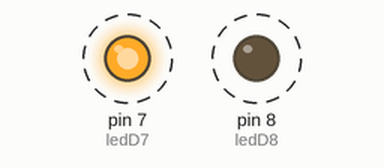
Simulated run of this sketch. Board: Arduino Uno, built with avr-gcc and run on an emulated ATmega328P. Parts: output pins drawn as LEDs (lit = HIGH). Dashed ring = blinking.

Above: at 0.5 s.
Timing chart, 0 to 4.6 s (numbered marks = the images above):
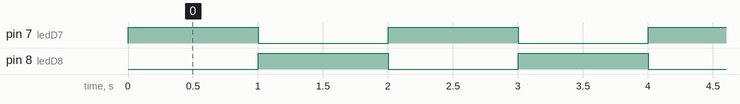

The sketch:

red_blue.ino
```cpp
const int ledD7 = 7;
const int ledD8 = 8;
const unsigned long intervalMs = 1000;

void setup() {
	pinMode(ledD7, OUTPUT);
	pinMode(ledD8, OUTPUT);
}

void loop() {
	digitalWrite(ledD7, HIGH);
	digitalWrite(ledD8, LOW);
	delay(intervalMs);

	digitalWrite(ledD7, LOW);
	digitalWrite(ledD8, HIGH);
	delay(intervalMs);
}
```

Measured:
- by itself, pin 7 (ledD7), pin 8 (ledD8): alternates HIGH for 1.0 s and LOW for 1.0 s
